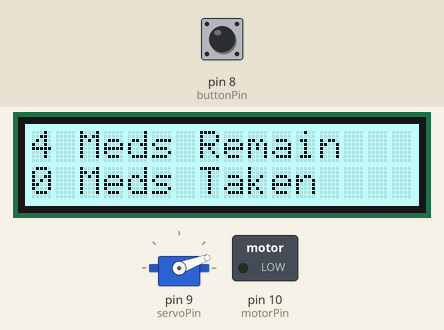
Simulated run of this sketch. Board: Arduino Uno, built with avr-gcc and run on an emulated ATmega328P. Shown: servo, 16×2 character LCD, switched loads named in the sketch (green lamp = pin HIGH). Dashed ring = blinking. The inputs (shaded band) are chosen by the test bench; at power-on: pin 8 (buttonPin) HIGH. What the sketch prints to the serial monitor is not drawn.

Above: at 2.2 s.
2.3 s: pin 8 (buttonPin) pulled LOW for 0.15 s
At 3.7 s:
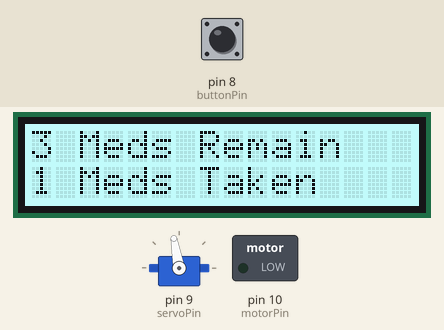
4.4 s: pin 8 (buttonPin) pulled LOW for 1 s
At 6.5 s:
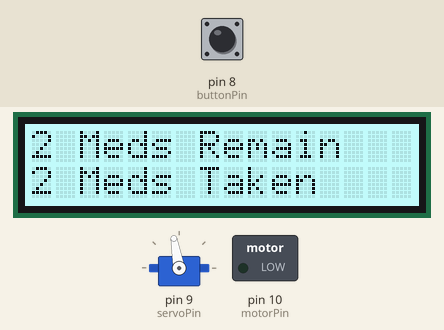
7.1 s: pin 8 (buttonPin) pulled LOW for 1 s
At 8.7 s:
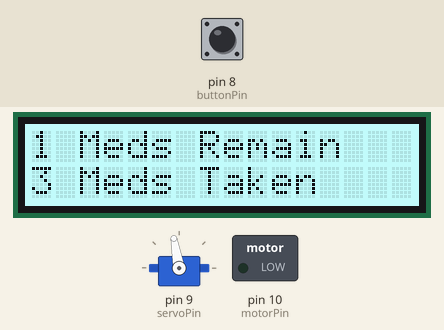
9.8 s: pin 8 (buttonPin) pulled LOW for 3.2 s
At 11.0 s:
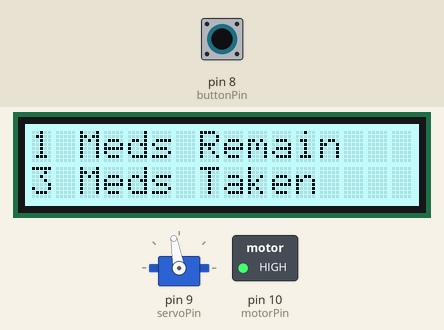
Timing chart, 0 to 14.5 s (numbered marks = the images above; inputs shaded):
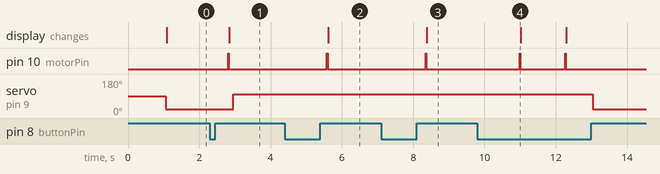

The sketch:

MedTray.ino
```cpp
#include <Wire.h>
#include "rgb_lcd.h"
#include <Servo.h>

rgb_lcd lcd;
const int colorR = 178;
const int colorG = 255;
const int colorB = 255;

const int buttonPin = 8;
const int servoPin = 9;
const int motorPin = 10;

Servo servo;
int counter  = 0;
int medicineRemaining = 4;

void setup()
{
    servo.attach(servoPin);
    pinMode(buttonPin, INPUT);
    pinMode(motorPin, OUTPUT);
    Serial.begin(9600);

    // set up the LCD's number of columns and rows:
    lcd.begin(16, 2);

    lcd.setRGB(colorR, colorG, colorB);

    // Print a message to the LCD.

    delay(1000);
}

void loop()
{

    int buttonState;
    buttonState = digitalRead(buttonPin);
    if (buttonState == LOW)  // light the LED
  {
    counter++;
    delay(500);
  }


  if (counter == 0) {
    servo.write(20);
    //digitalWrite(motorPin, LOW);
  }

  else if (counter == 1){

    digitalWrite(motorPin, HIGH);
    delay(20);

    digitalWrite(motorPin, LOW);

    medicineRemaining--;
    counter++;
  }

  else if (counter == 2){
    servo.write(100);

  }
  //else reset the counter to 0 which resets thr servo to 0 degrees
  else
    counter = 0;

  if (medicineRemaining == 5){
    medicineRemaining = 0;
  }


  Serial.println(counter);
    // set the cursor to column 0, line 1
    // (note: line 1 is the second row, since counting begins with 0):
    lcd.setCursor(0, 0);
    lcd.print(medicineRemaining);
    lcd.print(" Meds Remain");

    lcd.setCursor(0, 1);
    lcd.print(4-medicineRemaining);
    lcd.print(" Meds Taken");
    // print the number of seconds since reset:
    //lcd.print(millis()/1000);

    delay(100);
}
```

Measured:
- after the input at 2.3 s, pin 10 (motorPin): LOW → HIGH after 0.51 s, → LOW 0.02 s later; servo on pin 9 (servoPin): 20° → 100° after 0.66 s; the display: changes after 0.55 s (image 1)
- after the input at 4.4 s, pin 10 (motorPin): LOW → HIGH after 1.2 s, → LOW 0.02 s later; the display: changes after 1.2 s (image 2)
- after the input at 7.1 s, pin 10 (motorPin): LOW → HIGH after 1.2 s, → LOW 0.02 s later; the display: changes after 1.3 s (image 3)
- after the input at 9.8 s, pin 10 (motorPin): alternates HIGH for 0.02 s and LOW for 1.2 s, 4 changes in all, then stays LOW, starting after 1.2 s; servo on pin 9 (servoPin): 100° → 20° after 3.2 s
